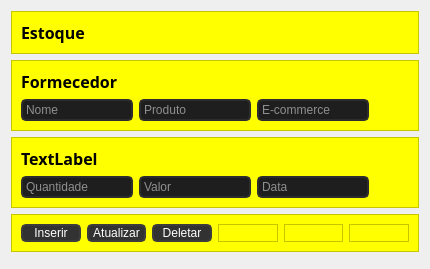
            <widget class="QWidget" name="estoque_page">
             <layout class="QVBoxLayout" name="verticalLayout_16">
              <item>
               <widget class="QFrame" name="frame_35">
                <property name="maximumSize">
                 <size>
                  <width>16777215</width>
                  <height>45</height>
                 </size>
                </property>
                <property name="styleSheet">
                 <string notr="true">background-color: rgb(255, 255, 0);</string>
                </property>
                <property name="frameShape">
                 <enum>QFrame::StyledPanel</enum>
                </property>
                <property name="frameShadow">
                 <enum>QFrame::Raised</enum>
                </property>
                <layout class="QHBoxLayout" name="horizontalLayout_8">
                 <item>
                  <widget class="QLabel" name="label_6">
                   <property name="font">
                    <font>
                     <family>Segoe UI Black</family>
                     <pointsize>12</pointsize>
                     <weight>75</weight>
                     <bold>true</bold>
                    </font>
                   </property>
                   <property name="text">
                    <string>Estoque</string>
                   </property>
                  </widget>
                 </item>
                 <item>
                  <spacer name="horizontalSpacer_2">
                   <property name="orientation">
                    <enum>Qt::Horizontal</enum>
                   </property>
                   <property name="sizeHint" stdset="0">
                    <size>
                     <width>40</width>
                     <height>20</height>
                    </size>
                   </property>
                  </spacer>
                 </item>
                </layout>
               </widget>
              </item>
              <item>
               <widget class="QFrame" name="frame_19">
                <property name="styleSheet">
                 <string notr="true">background-color: rgb(255, 255, 0);</string>
                </property>
                <property name="frameShape">
                 <enum>QFrame::StyledPanel</enum>
                </property>
                <property name="frameShadow">
                 <enum>QFrame::Raised</enum>
                </property>
                <layout class="QGridLayout" name="gridLayout_6">
                 <item row="0" column="0">
                  <widget class="QLabel" name="label_7">
                   <property name="font">
                    <font>
                     <family>Segoe UI Black</family>
                     <pointsize>12</pointsize>
                     <weight>75</weight>
                     <bold>true</bold>
                    </font>
                   </property>
                   <property name="text">
                    <string>Formecedor</string>
                   </property>
                  </widget>
                 </item>
                 <item row="1" column="1">
                  <widget class="QLineEdit" name="lineEdit_form_produto">
                   <property name="styleSheet">
                    <string notr="true">QLineEdit {
	border: 2px solid rgb(45,45,45);
	border-radius: 5px;
	padding: 1px;
	background-color: rgb(30,30, 30);
	color: rgb(255, 255, 255);
}
QLineEdit:hover {
	border: 2px solid rgb(55,55,55);
}
QLineEdit:focus {
	border: 2px solid rgb(161, 0, 0);
	color: rgb(200, 200, 200);
}</string>
                   </property>
                   <property name="placeholderText">
                    <string>Produto</string>
                   </property>
                  </widget>
                 </item>
                 <item row="1" column="2">
                  <widget class="QLineEdit" name="lineEdit_form_ecomerce">
                   <property name="styleSheet">
                    <string notr="true">QLineEdit {
	border: 2px solid rgb(45,45,45);
	border-radius: 5px;
	padding: 1px;
	background-color: rgb(30,30, 30);
	color: rgb(255, 255, 255);
}
QLineEdit:hover {
	border: 2px solid rgb(55,55,55);
}
QLineEdit:focus {
	border: 2px solid rgb(161, 0, 0);
	color: rgb(200, 200, 200);
}</string>
                   </property>
                   <property name="placeholderText">
                    <string>E-commerce</string>
                   </property>
                  </widget>
                 </item>
                 <item row="1" column="0">
                  <widget class="QLineEdit" name="lineEdit_form_nome">
                   <property name="styleSheet">
                    <string notr="true">QLineEdit {
	border: 2px solid rgb(45,45,45);
	border-radius: 5px;
	padding: 1px;
	background-color: rgb(30,30, 30);
	color: rgb(255, 255, 255);
}
QLineEdit:hover {
	border: 2px solid rgb(55,55,55);
}
QLineEdit:focus {
	border: 2px solid rgb(161, 0, 0);
	color: rgb(200, 200, 200);
}</string>
                   </property>
                   <property name="placeholderText">
                    <string>Nome </string>
                   </property>
                  </widget>
                 </item>
                 <item row="1" column="3">
                  <spacer name="horizontalSpacer_5">
                   <property name="orientation">
                    <enum>Qt::Horizontal</enum>
                   </property>
                   <property name="sizeHint" stdset="0">
                    <size>
                     <width>40</width>
                     <height>20</height>
                    </size>
                   </property>
                  </spacer>
                 </item>
                </layout>
               </widget>
              </item>
              <item>
               <widget class="QFrame" name="frame_33">
                <property name="styleSheet">
                 <string notr="true">background-color: rgb(255, 255, 0);</string>
                </property>
                <property name="frameShape">
                 <enum>QFrame::StyledPanel</enum>
                </property>
                <property name="frameShadow">
                 <enum>QFrame::Raised</enum>
                </property>
                <layout class="QGridLayout" name="gridLayout_7">
                 <item row="0" column="0">
                  <widget class="QLabel" name="label_10">
                   <property name="font">
                    <font>
                     <family>Segoe UI Black</family>
                     <pointsize>12</pointsize>
                     <weight>75</weight>
                     <bold>true</bold>
                    </font>
                   </property>
                   <property name="text">
                    <string>TextLabel</string>
                   </property>
                  </widget>
                 </item>
                 <item row="1" column="0">
                  <widget class="QLineEdit" name="lineEdit_form_quantidade">
                   <property name="styleSheet">
                    <string notr="true">QLineEdit {
	border: 2px solid rgb(45,45,45);
	border-radius: 5px;
	padding: 1px;
	background-color: rgb(30,30, 30);
	color: rgb(255, 255, 255);
}
QLineEdit:hover {
	border: 2px solid rgb(55,55,55);
}
QLineEdit:focus {
	border: 2px solid rgb(161, 0, 0);
	color: rgb(200, 200, 200);
}</string>
                   </property>
                   <property name="placeholderText">
                    <string>Quantidade</string>
                   </property>
                  </widget>
                 </item>
                 <item row="1" column="1">
                  <widget class="QLineEdit" name="lineEdit_form_valor">
                   <property name="styleSheet">
                    <string notr="true">QLineEdit {
	border: 2px solid rgb(45,45,45);
	border-radius: 5px;
	padding: 1px;
	background-color: rgb(30,30, 30);
	color: rgb(255, 255, 255);
}
QLineEdit:hover {
	border: 2px solid rgb(55,55,55);
}
QLineEdit:focus {
	border: 2px solid rgb(161, 0, 0);
	color: rgb(200, 200, 200);
}</string>
                   </property>
                   <property name="placeholderText">
                    <string>Valor</string>
                   </property>
                  </widget>
                 </item>
                 <item row="1" column="2">
                  <widget class="QLineEdit" name="lineEdit_form_data">
                   <property name="styleSheet">
                    <string notr="true">QLineEdit {
	border: 2px solid rgb(45,45,45);
	border-radius: 5px;
	padding: 1px;
	background-color: rgb(30,30, 30);
	color: rgb(255, 255, 255);
}
QLineEdit:hover {
	border: 2px solid rgb(55,55,55);
}
QLineEdit:focus {
	border: 2px solid rgb(161, 0, 0);
	color: rgb(200, 200, 200);
}</string>
                   </property>
                   <property name="placeholderText">
                    <string>Data</string>
                   </property>
                  </widget>
                 </item>
                 <item row="1" column="3">
                  <spacer name="horizontalSpacer_4">
                   <property name="orientation">
                    <enum>Qt::Horizontal</enum>
                   </property>
                   <property name="sizeHint" stdset="0">
                    <size>
                     <width>40</width>
                     <height>20</height>
                    </size>
                   </property>
                  </spacer>
                 </item>
                </layout>
               </widget>
              </item>
              <item>
               <widget class="QFrame" name="frame_32">
                <property name="styleSheet">
                 <string notr="true">background-color: rgb(255, 255, 0);</string>
                </property>
                <property name="frameShape">
                 <enum>QFrame::StyledPanel</enum>
                </property>
                <property name="frameShadow">
                 <enum>QFrame::Raised</enum>
                </property>
                <layout class="QHBoxLayout" name="horizontalLayout_10">
                 <item>
                  <widget class="QPushButton" name="pushButton_form_inserir">
                   <property name="font">
                    <font>
                     <family>Segoe UI</family>
                    </font>
                   </property>
                   <property name="styleSheet">
                    <string notr="true">QPushButton {
	background-color: rgb(50, 50, 50);
	border: 2px solid rgb(60, 60, 60);
	border-radius: 5px;
	color: rgb(255, 255, 255);
}
QPushButton:hover {
	background-color: rgb(60, 60, 60);
	border: 2px solid rgb(70,70, 70);
}
QPushButton:pressed {
	background-color: rgb(250, 230, 0);
	border: 2px solid rgb(161, 0, 0);
	color: rgb(35, 35, 35);
}</string>
                   </property>
                   <property name="text">
                    <string>Inserir</string>
                   </property>
                  </widget>
                 </item>
                 <item>
                  <widget class="QPushButton" name="pushButton_form_atualizar">
                   <property name="font">
                    <font>
                     <family>Segoe UI</family>
                    </font>
                   </property>
                   <property name="styleSheet">
                    <string notr="true">QPushButton {
	background-color: rgb(50, 50, 50);
	border: 2px solid rgb(60, 60, 60);
	border-radius: 5px;
	color: rgb(255, 255, 255);
}
QPushButton:hover {
	background-color: rgb(60, 60, 60);
	border: 2px solid rgb(70,70, 70);
}
QPushButton:pressed {
	background-color: rgb(250, 230, 0);
	border: 2px solid rgb(161, 0, 0);
	color: rgb(35, 35, 35);
}</string>
                   </property>
                   <property name="text">
                    <string>Atualizar</string>
                   </property>
                  </widget>
                 </item>
                 <item>
                  <widget class="QPushButton" name="pushButton_form_deletar">
                   <property name="font">
                    <font>
                     <family>Segoe UI</family>
                    </font>
                   </property>
                   <property name="styleSheet">
                    <string notr="true">QPushButton {
	background-color: rgb(50, 50, 50);
	border: 2px solid rgb(60, 60, 60);
	border-radius: 5px;
	color: rgb(255, 255, 255);
}
QPushButton:hover {
	background-color: rgb(60, 60, 60);
	border: 2px solid rgb(70,70, 70);
}
QPushButton:pressed {
	background-color: rgb(250, 230, 0);
	border: 2px solid rgb(161, 0, 0);
	color: rgb(35, 35, 35);
}</string>
                   </property>
                   <property name="text">
                    <string>Deletar</string>
                   </property>
                  </widget>
                 </item>
                 <item>
                  <widget class="QFrame" name="frame_36">
                   <property name="frameShape">
                    <enum>QFrame::StyledPanel</enum>
                   </property>
                   <property name="frameShadow">
                    <enum>QFrame::Raised</enum>
                   </property>
                  </widget>
                 </item>
                 <item>
                  <widget class="QFrame" name="frame_37">
                   <property name="frameShape">
                    <enum>QFrame::StyledPanel</enum>
                   </property>
                   <property name="frameShadow">
                    <enum>QFrame::Raised</enum>
                   </property>
                  </widget>
                 </item>
                 <item>
                  <widget class="QFrame" name="frame_38">
                   <property name="frameShape">
                    <enum>QFrame::StyledPanel</enum>
                   </property>
                   <property name="frameShadow">
                    <enum>QFrame::Raised</enum>
                   </property>
                  </widget>
                 </item>
                </layout>
               </widget>
              </item>
              <item>
               <widget class="QFrame" name="frame_34">
                <property name="styleSheet">
                 <string notr="true">background-color: rgb(255, 255, 0);</string>
                </property>
                <property name="frameShape">
                 <enum>QFrame::StyledPanel</enum>
                </property>
                <property name="frameShadow">
                 <enum>QFrame::Raised</enum>
                </property>
               </widget>
              </item>
             </layout>
            </widget>
